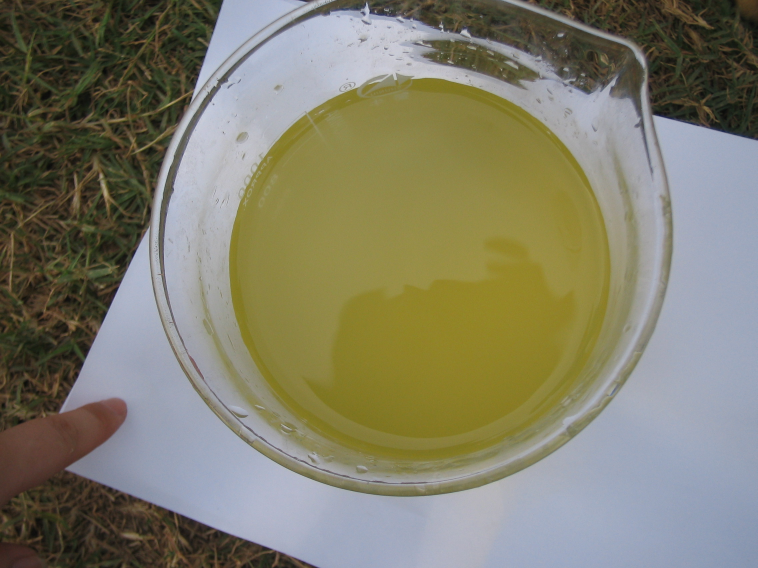
#> input picture 水源水质识别系统/images/1_1.jpg, 2272 x 1704 px (shown at 1/3 size); its folder holds 4 pictures in this run
$ python test.py
#> lines starting #> are read from the running program, lines starting #| are printed output that depends on the picture
import numpy as np
import os
import re
from PIL import Image
from sklearn.model_selection import train_test_split
from sklearn.discriminant_analysis import LinearDiscriminantAnalysis
from sklearn.metrics import confusion_matrix
from sklearn.metrics import accuracy_score
import matplotlib.pyplot as plt

np.set_printoptions(threshold=np.inf)  # 显示完整数据

# 1、图像的名字提取和图像切割
# 2、提取图像的rgb数据和类别标签
path = './images/'  # 得到需要处理的images图像的路径


def get_image_names(path=path):
    """
    此函数用来得到images里面的所有图像名字，最后存储到image_names列表里面。
    :param path:images
    :return:image_name
    """
#> called with path = './images/'
    image_names = []  # 定义一个空列表，将函数返回值放入其中
    names = os.listdir(path)
    for i in names:
        if re.findall('^\\d_\\d+\\.jpg', i):  # 运用正则判断，符合\d_\d+\.jpg的文件名都会放入到image_names列表里面
            image_names.append(i)
    return image_names


def var(x=None):
    """
    求图像的三阶颜色矩，
    :param x: 图像的像素值矩阵
    :return:图像的三阶颜色矩
    """
    mid = np.mean(((x - x.mean()) ** 3))
    return np.sign(mid) * abs(mid) ** (1 / 3)  # 其中sign(mid)当mid<0时为-1，mid>0时为1


# 将图像的数据批量处理，为求解一、二、三阶颜色矩做好准备
image_names = get_image_names(path)  # 通过get_image_names函数得到所有图像的名字，存储到image_names列表里面
n = len(image_names)  # 图像的名字唯一，则image_names列表的长度可以代表图像的个数
image_data = np.zeros([n, 9])  # n行代表有n个数据，9列代表每个数据的rgb
image_labels = np.zeros([n])  # 存储n个样本的标签

for i in range(n):  # 遍历全部图像
    image = Image.open(path+image_names[i])  # 从get_image-names函数的返回值image_names里面读取第i个图片
#> image is the input picture: PIL image 2272x1704 RGB; mean R, G, B 128.5, 126.1, 106
    M, N = image.size  # M即为图片的长，N为图片的宽
#> M = 2272; N = 1704
    image = image.crop((M/2-50, N/2-50, M/2+50, N/2+50))  # 切割第i个图像，按以图像中心点为中心，边长为100的正方形切割图像
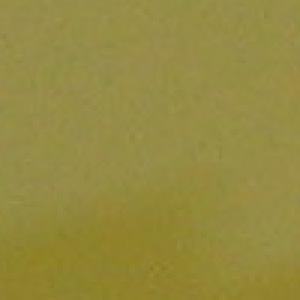
#> image: PIL image 100x100 RGB (shown 3 times larger); mean R, G, B 148.6, 138.6, 64.4
    r, g, b = image.split()  # 使用split函数将image分为r，g，b三通道
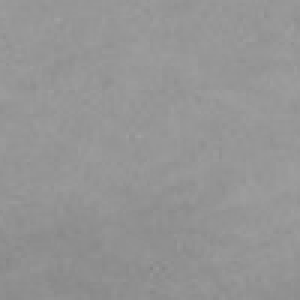
#> r: PIL image 100x100 L (shown 3 times larger); min 132, max 160, mean 148.6
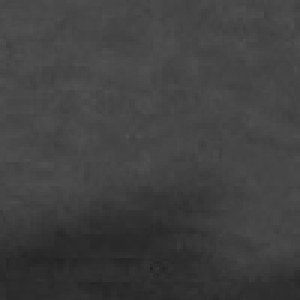
#> b: PIL image 100x100 L (shown 3 times larger); min 34, max 81, mean 64.4
    rd = np.asarray(r)/255  # 转化成数组数据
    gd = np.asarray(g)/255
    bd = np.asarray(b)/255

    image_data[i, 0] = rd.mean()  # 一阶颜色矩
    image_data[i, 1] = gd.mean()
    image_data[i, 2] = bd.mean()

    image_data[i, 3] = rd.std()   # 二阶颜色矩
    image_data[i, 4] = gd.std()
    image_data[i, 5] = bd.std()

    image_data[i, 6] = var(rd)    # 三阶颜色矩
#> in var, `mid = np.mean(((x - x.mean()) ** 3))`: mid = -2.01e-06
    image_data[i, 7] = var(gd)
    image_data[i, 8] = var(bd)

    image_labels[i] = image_names[i][0]  # 样本标签
#> pass 2 of the loop `for i in range(n):`:
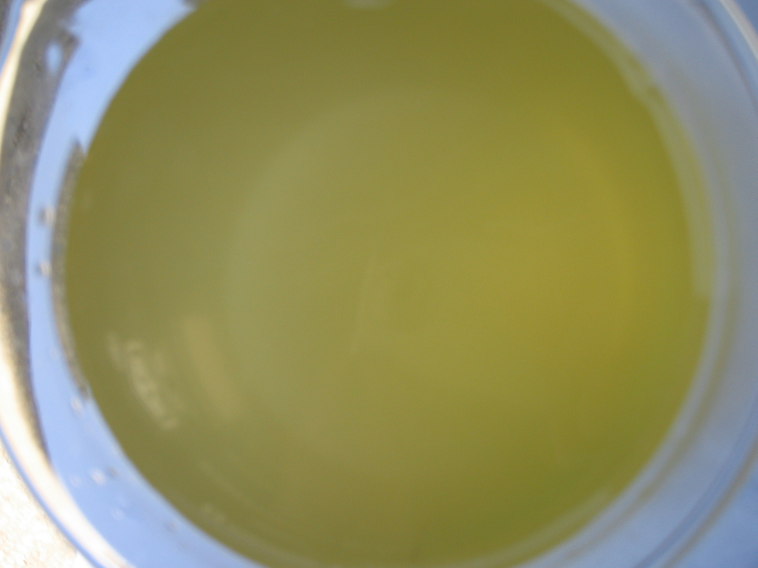
#> input picture 水源水质识别系统/images/1_11.jpg, 2272 x 1704 px (shown at 1/3 size)
#> image is the input picture: PIL image 2272x1704 RGB; mean R, G, B 143.9, 143.1, 96.2
#> image: PIL image 100x100 RGB
#> `r, g, b = image.split()`:
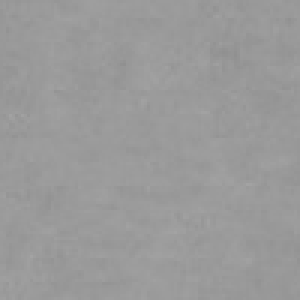
#> r: PIL image 100x100 L (shown 3 times larger); min 144, max 163, mean 153.9
#> `r, g, b = image.split()`:
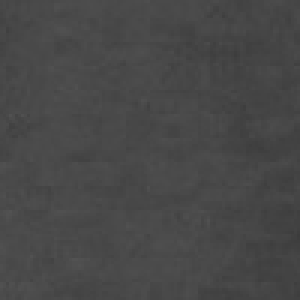
#> b: PIL image 100x100 L (shown 3 times larger); min 60, max 82, mean 72
#> pass 3 of the loop `for i in range(n):`:
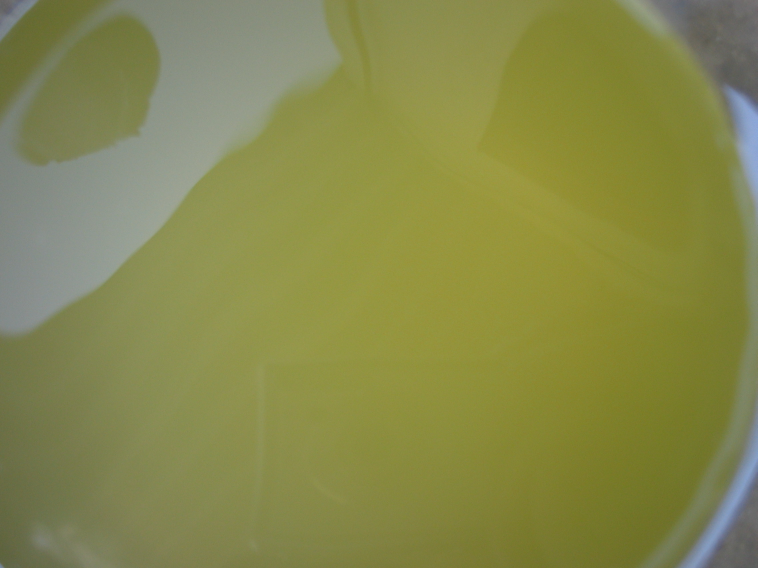
#> input picture 水源水质识别系统/images/1_13.jpg, 2272 x 1704 px (shown at 1/3 size)
#> image is the input picture: PIL image 2272x1704 RGB; mean R, G, B 134.4, 137, 75.2
#> `image = image.crop((M/2-50, N/2-50, M/2+50, N/2+50))`:
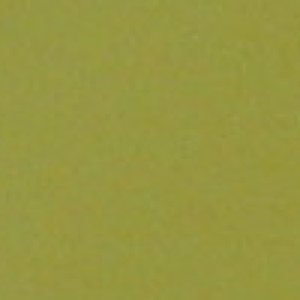
#> image: PIL image 100x100 RGB (shown 3 times larger); mean R, G, B 150.7, 151, 64.6
#> `r, g, b = image.split()`:
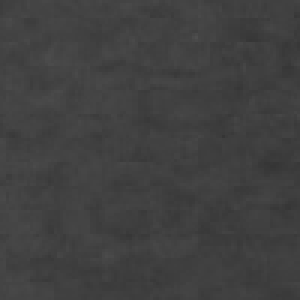
#> b: PIL image 100x100 L (shown 3 times larger); min 53, max 78, mean 64.6
#> the loop made 4 passes; the first 3 are shown

# 建立模型部分
# 将数据拆分为80%的训练集和20%的测试集
image_data_train, image_data_test, image_labels_train, image_labels_test = train_test_split(image_data, image_labels, test_size=0.2, random_state=10)
#> image_labels_train = [1, 1, 1]; image_labels_test = [1]
lda = LinearDiscriminantAnalysis()  # 导入LDA算法
lda.fit(image_data_train, image_labels_train)  # 导入训练集来训练模型
# 水质评价
predict_test = lda.predict(image_data_test)  # 导入测试集来得到预测
#> predict_test = [1]
print('测试集水质评价结果为：')
print(predict_test)  # 展示测试集的预测结果
#| [1.]
confusion_matrix_test = confusion_matrix(image_labels_test, predict_test)  # 把得到的预测结果按labels划分得到混淆矩阵
#> confusion_matrix_test = [1]
print('混淆矩阵为：')
print(confusion_matrix_test)  # 展示混淆矩阵
#| [[1]]
print('预测的准确率为：')
print(accuracy_score(image_labels_test, predict_test))  # 展示准确率
#| 1.0
image_data_test_new = lda.transform(image_data_test)  # transform测试集
#> image_data_test_new = empty array
#> (the run stopped early here; a loop or call above may not have finished)
